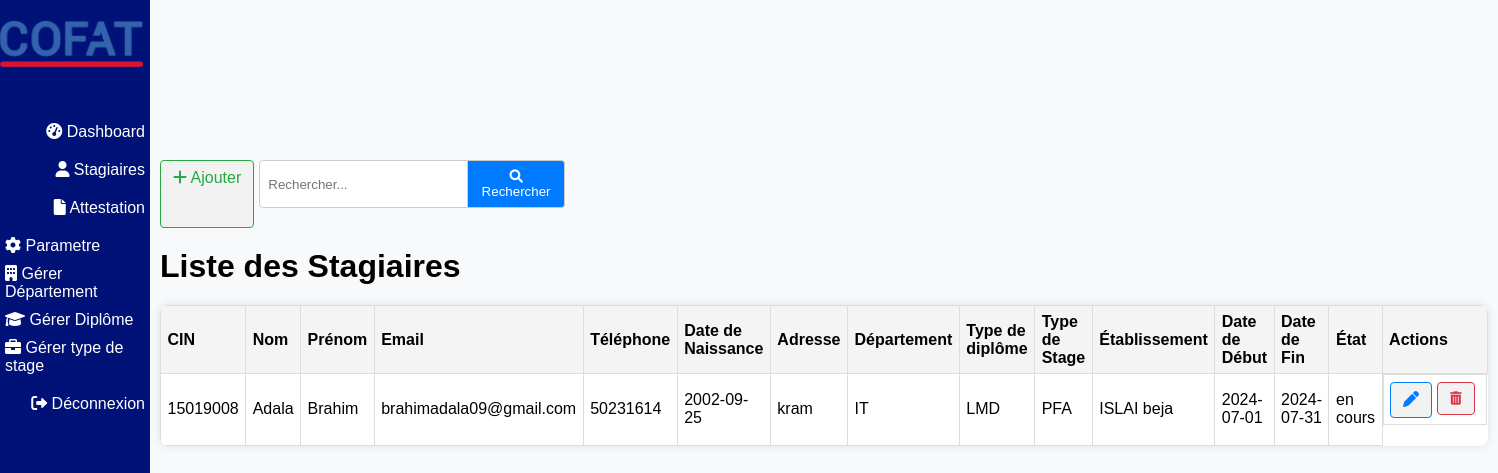
/stagiaires.php, run on the app's committed database.
### tables this page shows
CREATE TABLE IF NOT EXISTS `stagiaire` (
  `id` int(8) NOT NULL AUTO_INCREMENT,
  `cin` int NOT NULL,
  `nom` varchar(50) NOT NULL,
  `prenom` varchar(50) NOT NULL,
  `email` varchar(50) NOT NULL,
  `telephone` int(8) NOT NULL,
  `date_de_naissance` date NOT NULL,
  `adress` varchar(255) NOT NULL,
  `categorie_id` int NOT NULL,
  `etablissement` varchar(100) DEFAULT NULL,
  `date_de_debut` date DEFAULT NULL,
  `date_de_fin` date DEFAULT NULL,
  `Etat` varchar(255) NOT NULL,
  `diplome_id` int NOT NULL,
  `stage_id` int NOT NULL,
  PRIMARY KEY (`id`),
  UNIQUE KEY `cin` (`cin`),
  UNIQUE KEY `email` (`email`),
  KEY `categorie_id` (`categorie_id`),
  KEY `diplome_id` (`diplome_id`),
  KEY `stage_id` (`stage_id`)
);

CREATE TABLE IF NOT EXISTS `categorie_de_stage` (
  `categorie_id` int NOT NULL AUTO_INCREMENT,
  `nom_categorie` varchar(50) NOT NULL,
  PRIMARY KEY (`categorie_id`)
);

CREATE TABLE IF NOT EXISTS `diplome` (
  `diplome_id` int NOT NULL AUTO_INCREMENT,
  `diplome_type` varchar(255) NOT NULL,
  PRIMARY KEY (`diplome_id`)
);

CREATE TABLE IF NOT EXISTS `stage` (
  `stage_id` int NOT NULL AUTO_INCREMENT,
  `stage_type` varchar(255) NOT NULL,
  PRIMARY KEY (`stage_id`)
);

### stagiaires.php (the view, shortened to what this page needs)
<?php
include 'db_connection.php';
include 'includes/header2.php';
$search_query = "";
$sql = "SELECT stagiaire.*, categorie_de_stage.nom_categorie, diplome.diplome_type, stage.stage_type
        FROM stagiaire
        LEFT JOIN categorie_de_stage ON stagiaire.categorie_id = categorie_de_stage.categorie_id
        LEFT JOIN diplome ON stagiaire.diplome_id = diplome.diplome_id
        LEFT JOIN stage ON stagiaire.stage_id = stage.stage_id" . $search_query;
$result = $conn->query($sql);
?>
<!DOCTYPE html>
<html lang="fr">
<head>
    <link rel="stylesheet" href="https://cdnjs.cloudflare.com/ajax/libs/font-awesome/6.0.0-beta3/css/all.min.css">
    <link rel="stylesheet" href="css/styles_stagiaires.css">
</head>
<body>
    <div class="container">
        <div class="actions">
            <a href="ajouter.php" class="add"><i class="fas fa-plus"></i> Ajouter</a>
            <form class="search-form" method="GET" action="stagiaires.php">
                <input type="text" name="search" placeholder="Rechercher...">
                <button type="submit"><i class="fas fa-search"></i> Rechercher</button>
            </form>
        </div>
        <h1>Liste des Stagiaires</h1>
        <table>
            <thead>
                <tr>
                    <th>CIN</th>
                    <th>Nom</th>
                    <th>Prénom</th>
                    <th>Email</th>
                    <th>Téléphone</th>
                    <th>Date de Naissance</th>
                    <th>Adresse</th>
                    <th>Département</th>
                    <th>Type de diplôme</th>
                    <th>Type de Stage</th>
                    <th>Établissement</th>
                    <th>Date de Début</th>
                    <th>Date de Fin</th>
                    <th>État</th>
                    <th>Actions</th>
                </tr>
            </thead>
            <tbody>
                <?php
                if ($result->num_rows > 0) {
                    while($row = $result->fetch_assoc()) {
                        echo "<tr>";
                        echo "<td>" . ($row["cin"]) . "</td>";
                        echo "<td>" . ($row["nom"]) . "</td>";
                        echo "<td>" . ($row["prenom"]) . "</td>";
                        echo "<td>" . ($row["email"]) . "</td>";
                        echo "<td>" . ($row["telephone"]) . "</td>";
                        echo "<td>" . ($row["date_de_naissance"]) . "</td>";
                        echo "<td>" . ($row["adress"]) . "</td>";
                        echo "<td>" . ($row["nom_categorie"]) . "</td>";
                        echo "<td>" . ($row["diplome_type"]) . "</td>";
                        echo "<td>" . ($row["stage_type"]) . "</td>";
                        echo "<td>" . ($row["etablissement"]) . "</td>";
                        echo "<td>" . ($row["date_de_debut"]) . "</td>";
                        echo "<td>" . ($row["date_de_fin"]) . "</td>";
                        echo "<td>" . ($row["Etat"]) . "</td>";
                        echo "<td class='actions'>
                                <a href='modifier.php?cin=" . ($row["cin"]) . "' class='edit'><i class='fas fa-pen'></i></a>
                                <form class='delete-form' method='POST' style='display: inline;' onsubmit='return confirmDeletion();'>
                                    <input type='hidden' name='id_stagiaire' value='" . ($row["id"]) . "'>
                                    <button type='submit' name='delete_stagiaire' class='delete'><i class='fas fa-trash-alt'></i></button>
                                </form>
                            </td>";
                        echo "</tr>";
                    }
                } else {
                    echo "<tr><td colspan='14'>Aucun résultat trouvé</td></tr>";
                }
                ?>
            </tbody>
        </table>
    </div>
</body>
</html>

### includes/header2.php (shortened to what this page needs)
<!DOCTYPE html>
<html lang="en">
<head>
    <link rel="stylesheet" href="css/styles2.css">
    <link rel="stylesheet" href="https://cdnjs.cloudflare.com/ajax/libs/font-awesome/6.0.0-beta3/css/all.min.css">
</head>
<body>
    <div class="header">
        <div class="logo">
            <img src="images/logo.png" alt="Logo">
        </div>
        <nav class="menu">
            <ul>
                <li><a href="dashboard.php"><i class="fas fa-tachometer-alt"></i> Dashboard</a></li>
                <li><a href="stagiaires.php"><i class="fas fa-user"></i> Stagiaires</a></li>
                <li><a href="attestation.php"><i class="fas fa-file"></i> Attestation</a></li>
                <li class="dropdown">
                    <a href="#" class="dropbtn"><i class="fas fa-cog"></i> Parametre</a>
                    <div class="dropdown-content">
                        <a href="gerer_departement.php"><i class="fas fa-building"></i> Gérer Département</a>
                        <a href="gerer_diplome.php"><i class="fas fa-graduation-cap"></i> Gérer Diplôme</a>
                        <a href="gerer_stage.php"><i class="fas fa-briefcase"></i> Gérer type de stage</a>
                    </div>
                </li>
                <li><a href="logout.php" onclick="confirmLogout(event)"><i class="fas fa-sign-out-alt"></i> Déconnexion</a></li>
            </ul>
        </nav>
    </div>
</body>
</html>

### css/styles2.css (style rules this page uses)
body { font-family: Arial, sans-serif; margin: 0; padding: 0; }
.header { background-color: #001278; color: #fff; display: flex; flex-direction: column; align-items: center; height: 100vh; width: 150px; position: fixed; top: 0; left: 0; z-index: 1000; }
.logo { margin-top: 20px; margin-bottom: 20px; }
.logo img { width: 95%; }
.menu { margin-top: 10px; }
.menu ul { list-style-type: none; padding: 0; }
.menu ul li { margin-bottom: 10px; }
.menu ul li a { color: #fff; text-decoration: none; padding: 5px; display: block; }
.menu ul { display: flex; flex-direction: column; align-items: flex-end; }

### css/styles_stagiaires.css (style rules this page uses)
body { display: flex; justify-content: flex-start; align-items: flex-start; min-height: 0; margin: 90px; padding: 70px; box-sizing: border-box; background-color: #f8f9fa; }
table { width: 0; border-collapse: collapse; background-color: #fff; box-shadow: 0 0 10px rgba(0, 0, 0, 0.1); border-radius: 8px; overflow: hidden; margin-top: 20px; }
th, td { padding: 6.5px; border: 1px solid #ddd; text-align: left; }
th { background-color: #f4f4f4; position: sticky; top: 0; }
.actions { display: flex; justify-content: flex-start; margin-bottom: 20px; }
.actions a, .delete-form button { padding: 8px 12px; border: 1px solid #ccc; border-radius: 4px; text-decoration: none; color: #333; background-color: #f2f2f2; transition: background-color 0.3s; margin-right: 5px; }
.actions .add { color: #28a745; border-color: #28a745; }
.actions .edit { color: #007bff; border-color: #007bff; }
.actions .delete { color: #dc3545; border-color: #dc3545; }
h1 { margin-bottom: 20px; margin-top: 0; }
.search-form { display: flex; margin-bottom: 20px; }
.search-form input[type="text"] { padding: 8px; border: 1px solid #ccc; border-radius: 4px 0 0 4px; width: 80%; box-sizing: border-box; }
.search-form button { padding: 8px 12px; border: 1px solid #ccc; border-left: none; border-radius: 0 4px 4px 0; background-color: #007bff; color: #fff; cursor: pointer; }

### data on the page
stagiaire: cin "15019008", nom "Adala", prenom "Brahim", email "brahimadala09@gmail.com", telephone "50231614", date_de_naissance "2002-09-25", adress "kram", categorie.nom_categorie "IT", diplome.diplome_type "LMD", stage.stage_type "PFA", etablissement "ISLAI beja", date_de_debut "2024-07-01", date_de_fin "2024-07-31", Etat "en cours"
